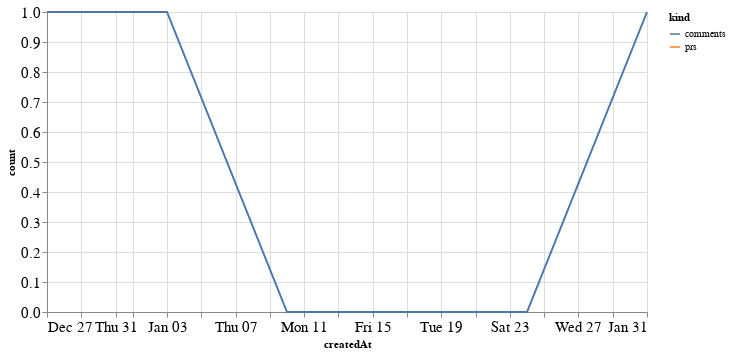

Notebook code cell kept with this figure:
### Code cell
alt.Chart(total_time, width=600).mark_line().encode(
    x='createdAt',
    y='count',
    color='kind'
)

### Figure 1 — Vega-Lite specification as saved in the notebook (floating-point values rounded to 4 significant figures)
{"config": {"axisLeft": {"labelFontSize": 15}, "axisBottom": {"labelFontSize": 15}}, "data": {"name": "data-3fed9c13cf8de82d7d3c212cf5c753e4"}, "mark": "line", "encoding": {"color": {"type": "nominal", "field": "kind"}, "x": {"type": "temporal", "field": "createdAt"}, "y": {"type": "quantitative", "field": "count"}}, "width": 600, "$schema": "https://vega.github.io/schema/vega-lite/v4.8.1.json", "datasets": {"data-3fed9c13cf8de82d7d3c212cf5c753e4": [{"createdAt": "2020-12-27T00:00:00", "kind": "prs", "count": 1.0}, {"createdAt": "2021-01-03T00:00:00", "kind": "prs", "count": 1.0}, {"createdAt": "2021-01-10T00:00:00", "kind": "prs", "count": null}, {"createdAt": "2021-01-17T00:00:00", "kind": "prs", "count": null}, {"createdAt": "2021-01-24T00:00:00", "kind": "prs", "count": null}, {"createdAt": "2021-01-31T00:00:00", "kind": "prs", "count": null}, {"createdAt": "2020-12-27T00:00:00", "kind": "comments", "count": 1.0}, {"createdAt": "2021-01-03T00:00:00", "kind": "comments", "count": 1.0}, {"createdAt": "2021-01-10T00:00:00", "kind": "comments", "count": 0.0}, {"createdAt": "2021-01-17T00:00:00", "kind": "comments", "count": 0.0}, {"createdAt": "2021-01-24T00:00:00", "kind": "comments", "count": 0.0}, {"createdAt": "2021-01-31T00:00:00", "kind": "comments", "count": 1.0}]}}
